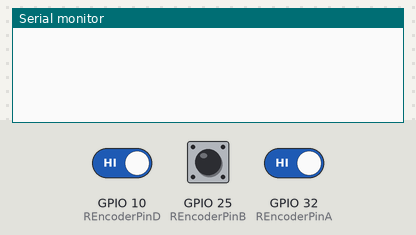
Recording of a sketch running on a simulated ESP32. On the bench: the last lines printed to the serial monitor. Inputs (shaded band) come from the test bench; at power-on: GPIO 10 (REncoderPinD) HIGH, GPIO 25 (REncoderPinB) HIGH, GPIO 32 (REncoderPinA) HIGH.

Above: at 1.2 s.
1.3 s: GPIO 10 (REncoderPinD) driven LOW
At 1.6 s:
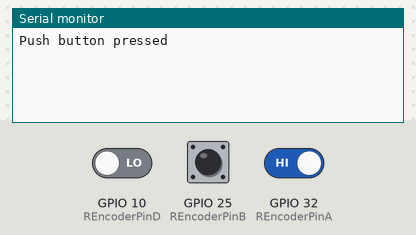
2.8 s: GPIO 25 (REncoderPinB) pulsed LOW 2 times (0.12 s each, 0.3 s apart)
At 3.8 s:
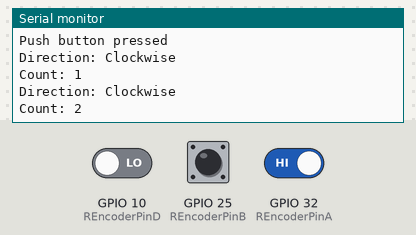

The sketch:

eg2_esp32_rotary_encoder_NG.ino
```cpp
#define REncoderPinA 32 //Data Pin
#define REncoderPinB 25 //Clock Pin
//Leave REncoderPinC open
#define REncoderPinD 10 //Push Pin
//Connect REncoderPinE to Ground

int Count = 0;
int clockCurrentStatus;
int clockLastStatus;
String Direction ="";
unsigned long lastButtonPress = 0;

void setup() {

  pinMode(REncoderPinB,INPUT_PULLUP);
  pinMode(REncoderPinA,INPUT_PULLUP);
  pinMode(REncoderPinD, INPUT_PULLUP);

  Serial.begin(115200);
  clockLastStatus = digitalRead(REncoderPinB);
}

void loop() {
  String Direction ="";
  clockCurrentStatus = digitalRead(REncoderPinB);
  if (clockCurrentStatus != clockLastStatus  && clockCurrentStatus == 1) {
    if (digitalRead(REncoderPinA) != clockCurrentStatus) {
      Count --;
      Direction ="Counter Clockwise";
    }
    else {
      Count ++;
      Direction ="Clockwise";
    }
    Serial.print("Direction: ");
    Serial.println(Direction);
    Serial.print("Count: ");
    Serial.println(Count);
  }

  clockLastStatus = clockCurrentStatus;

  int pushStatus = digitalRead(REncoderPinD);
  if (pushStatus == LOW) {
    if (millis() - lastButtonPress > 50) Serial.println("Push button pressed");
    lastButtonPress = millis();
  }
  delay(10);
}
```

Measured:
- after the input at 1.3 s, the serial monitor: prints a new line at once (image 1)
- after the input at 2.8 s, the serial monitor: prints a new line after 0.12 s (image 2)
